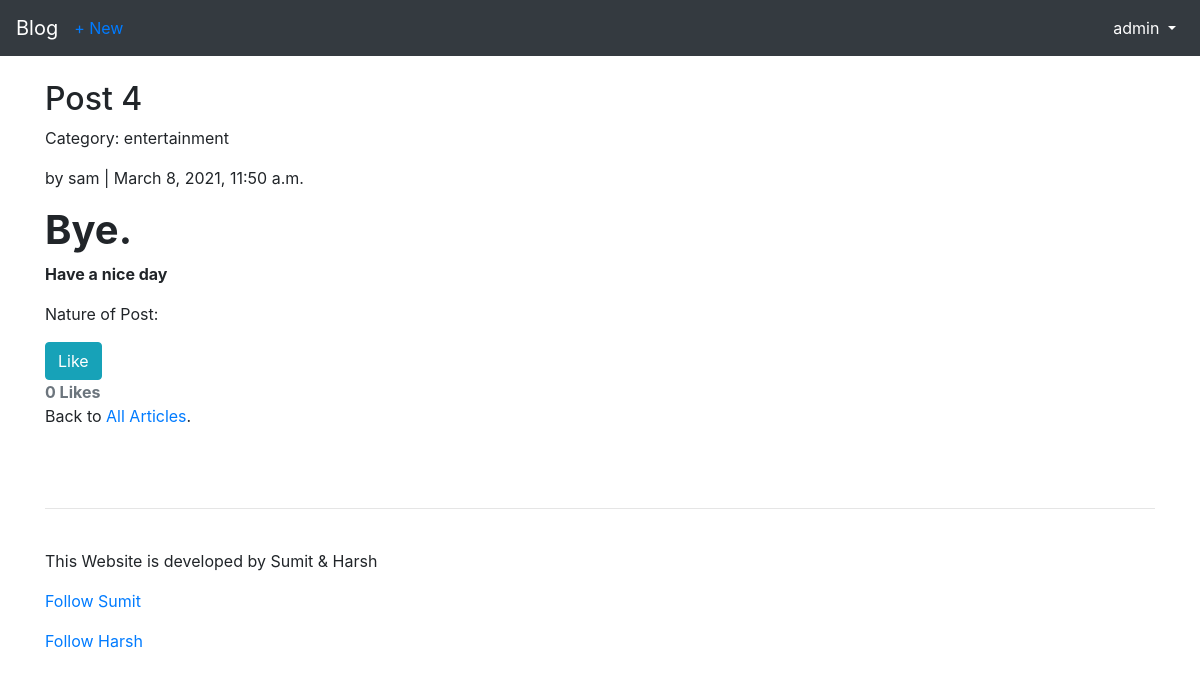
The app's page /articles/4/ (signed in) with its own data.
### users/models.py (models this page shows)
class CustomUser(AbstractUser):
    age = models.PositiveIntegerField(null = True,blank = True)

### articles/models.py (models this page shows, shortened)
class Article(models.Model):
    title = models.CharField(max_length=255)
    body = RichTextField(blank = True, null =True)
    date = models.DateTimeField(auto_now_add = True)
    author = models.ForeignKey(get_user_model(),on_delete=models.CASCADE,)
    likes = models.ManyToManyField(get_user_model(), related_name='article_articles')
    category = models.ForeignKey(Category, on_delete=models.CASCADE)
    def number_of_likes(self):
    	return self.likes.count()

class Category(models.Model):
    name = models.CharField(max_length=255)
    def __str__(self):
        return self.name

### articles/views.py (the view)
# urls.py: path('<int:pk>/',ArticleDetailView.as_view(),name = 'article_detail'),
class ArticleDetailView(LoginRequiredMixin,DetailView):
    model = Article
    template_name = 'article_detail.html'
    login_url = 'login'
    def get_context_data(self, **kwargs):
        cleanr = re.compile('<.*?>')
        ml = MonkeyLearn('3f5c2d1c62cfd67d36c38b31500b6d3f93fa9d9c')
        model_id = 'cl_pi3C7JiL'
        data = super().get_context_data(**kwargs)
        likes_connected = get_object_or_404(Article, id=self.kwargs['pk'])
        body = [re.sub(cleanr, '', likes_connected.body)]
        response = ml.classifiers.classify(model_id, body)
        liked = False
        if likes_connected.likes.filter(id=self.request.user.id).exists():
            liked = True
        data['number_of_likes'] = likes_connected.number_of_likes()
        data['post_is_liked'] = liked
        data['sentimentalAnanlysis'] = response.body[0]['classifications'][0]['tag_name']
        return data

### templates/article_detail.html (shortened to what this page needs)
{% extends 'base.html' %}
{% block content %}
    <div class="article-entry">
        <h2>{{ object.title }}</h2>
        <p>Category: {{ object.category }}</p>
        <p>by {{ object.author }} | {{ object.date }}</p>
        <p>{{ object.body|safe }}</p>
        <p>Nature of Post: {{ sentimentalAnanlysis }}
    </div>
{% if user.is_authenticated %}
  <form action="{% url 'article_like' article.pk %}" method="POST">
    {% if post_is_liked %}
    <button type="submit" name="article_id" value="{{article.id}}" class="btn btn-info">Unlike</button>
    {% else %}
    <button type="submit" name="article_id" value="{{article.id}}" class="btn btn-info">Like</button>
    {% endif %}
  </form>
{% else %}
  <a class="btn btn-outline-info" href="{% url 'login' %}?next={{request.path}}">Log in to like this article!</a><br>
{% endif %}
<strong class="text-secondary">{{ number_of_likes }} Like{{ number_of_likes|pluralize }}</strong>
 <p>Back to <a href="{% url 'article_list' %}">All Articles</a>.</p>
    <br/><br/>
    <hr>
    <br/>
{% endblock content %}

### templates/base.html (shortened to what this page needs)
<!DOCTYPE html>
<html>
    <head>
        <link rel="stylesheet" href="https://stackpath.bootstrapcdn.com/bootstrap/4.5.0/css/bootstrap.min.css">
    </head>
    <body>
        <nav class="navbar navbar-expand-md navbar-dark bg-dark mb- ">
            <a class="navbar-brand" href="{% url 'home' %}">Blog</a>
            {% if user.is_authenticated %}
                <ul class="navbar-nav mr-auto">
                    <li class="nav-item"><a href="{% url 'article_new' %}">+ New</a></li>
                </ul>
            {% endif %}
            <div class="collapse navbar-collapse" id="navbarCollapse">
                {% if user.is_authenticated %}
                   <ul class="navbar-nav ml-auto">
                        <li class="nav-item active  ">
                            <a class="nav-link dropdown-toggle" href="#" id="userMenu"
                                data-toggle="dropdown" aria-haspopup="true"
                                aria-expanded="false">
                                {{ user.username }}
                            </a>
                            </li>
                            </ul>
                        {% endif %}
                    </div>
            </nav>
            <br />
        <div class="container">
        {% block content %}
        {% endblock content %}
        </div>
        <div>
            <footer class="container">
                <p>This Website is developed by Sumit & Harsh</p>
                <p><a href="https://github.com/Sumit112192" target="_blank">Follow Sumit</a></p>
                <p><a href="https://github.com/harsh16coder" target="_blank">Follow Harsh</a></p>
            </footer>
        </div>
    </body>
</html>

### records on screen
CustomUser: username "admin"
Article: title "Post 4", category "entertainment", author "sam", date "March 8, 2021, 11:50 a.m.", body "Bye. Have a nice day"

### other values on screen
{{ number_of_likes }} "0"
